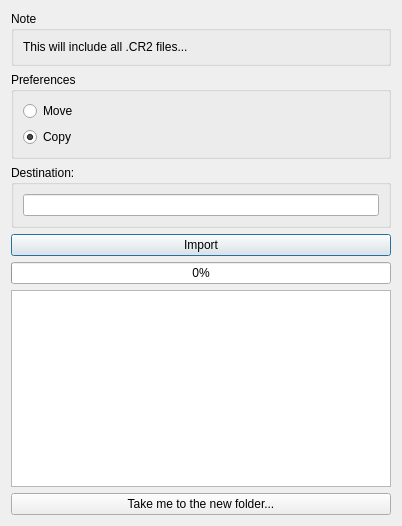
<?xml version="1.0" encoding="UTF-8"?>
<ui version="4.0">
 <class>Import</class>
 <widget class="QDialog" name="Import">
  <property name="geometry">
   <rect>
    <x>0</x>
    <y>0</y>
    <width>402</width>
    <height>526</height>
   </rect>
  </property>
  <property name="windowTitle">
   <string>Import</string>
  </property>
  <layout class="QGridLayout" name="gridLayout_4">
   <item row="0" column="0">
    <widget class="QGroupBox" name="groupBox_3">
     <property name="title">
      <string>Note</string>
     </property>
     <layout class="QGridLayout" name="gridLayout">
      <item row="0" column="0">
       <widget class="QLabel" name="label">
        <property name="text">
         <string>This will include all .CR2 files...</string>
        </property>
       </widget>
      </item>
     </layout>
    </widget>
   </item>
   <item row="1" column="0">
    <widget class="QGroupBox" name="groupBox">
     <property name="title">
      <string>Preferences</string>
     </property>
     <layout class="QGridLayout" name="gridLayout_3">
      <item row="0" column="0">
       <widget class="QRadioButton" name="radio_move">
        <property name="text">
         <string>Move</string>
        </property>
        <property name="checked">
         <bool>false</bool>
        </property>
       </widget>
      </item>
      <item row="1" column="0">
       <widget class="QRadioButton" name="radio_copy">
        <property name="text">
         <string>Copy</string>
        </property>
        <property name="checked">
         <bool>true</bool>
        </property>
       </widget>
      </item>
     </layout>
    </widget>
   </item>
   <item row="2" column="0">
    <widget class="QGroupBox" name="groupBox_2">
     <property name="title">
      <string>Destination: </string>
     </property>
     <layout class="QGridLayout" name="gridLayout_2">
      <item row="0" column="0">
       <widget class="QLineEdit" name="edit_destination"/>
      </item>
     </layout>
    </widget>
   </item>
   <item row="3" column="0">
    <widget class="QPushButton" name="btn_import">
     <property name="text">
      <string>Import</string>
     </property>
    </widget>
   </item>
   <item row="4" column="0">
    <widget class="QProgressBar" name="progressBar">
     <property name="value">
      <number>0</number>
     </property>
     <property name="alignment">
      <set>Qt::AlignCenter</set>
     </property>
    </widget>
   </item>
   <item row="5" column="0">
    <widget class="QTextBrowser" name="text"/>
   </item>
   <item row="6" column="0">
    <widget class="QPushButton" name="btn_goto">
     <property name="text">
      <string>Take me to the new folder...</string>
     </property>
    </widget>
   </item>
  </layout>
 </widget>
 <resources/>
 <connections/>
</ui>
